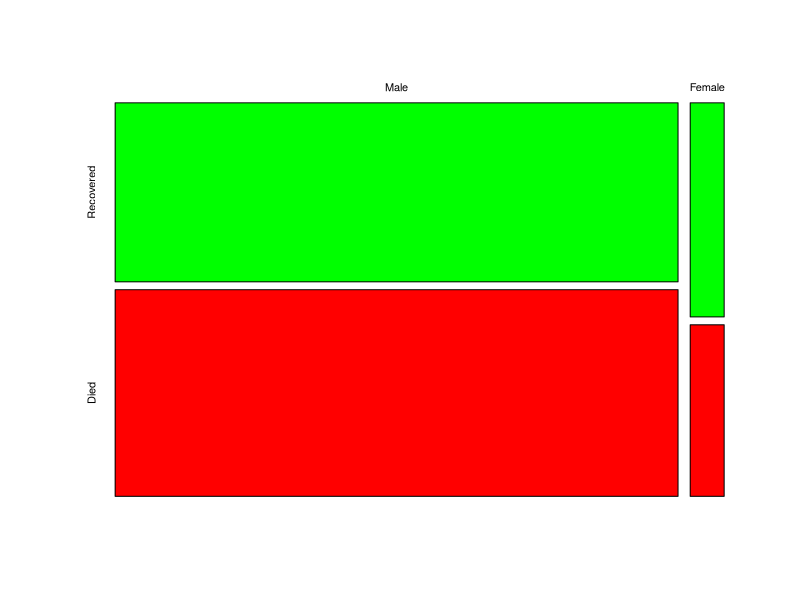

The R source for this figure:
table <- matrix(c(6280, 453, 7249, 363),  nrow = 2)
colnames(table) <- c("Recovered", "Died")
row.names(table) <- c("Male", "Female")
table

mosaicplot(table, col = c("green", "red"), main = "")

chisq.test(table)
